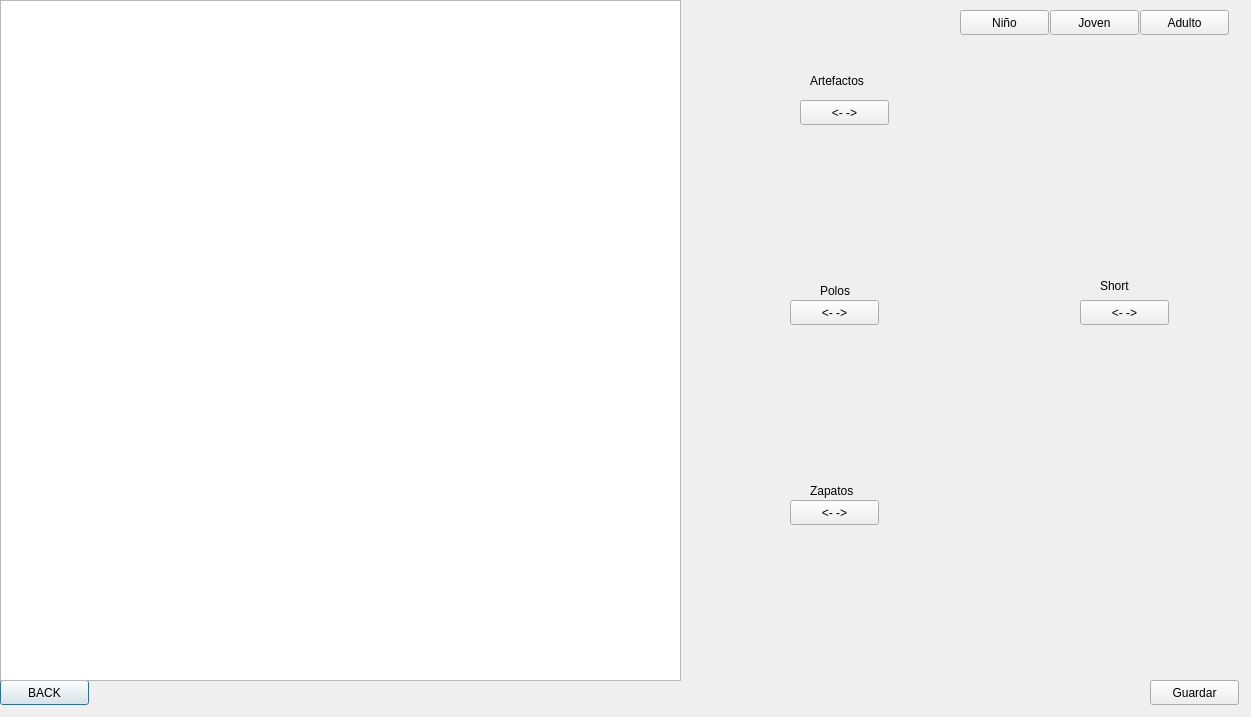
<?xml version="1.0" encoding="UTF-8"?>
<ui version="4.0">
 <class>EscojerMasculino</class>
 <widget class="QDialog" name="EscojerMasculino">
  <property name="geometry">
   <rect>
    <x>0</x>
    <y>0</y>
    <width>1251</width>
    <height>717</height>
   </rect>
  </property>
  <property name="windowTitle">
   <string>Dialog</string>
  </property>
  <widget class="QPushButton" name="pushButton_atrasgenero">
   <property name="geometry">
    <rect>
     <x>0</x>
     <y>680</y>
     <width>89</width>
     <height>25</height>
    </rect>
   </property>
   <property name="text">
    <string>BACK</string>
   </property>
  </widget>
  <widget class="QPushButton" name="pushButton_NextPolos">
   <property name="geometry">
    <rect>
     <x>790</x>
     <y>300</y>
     <width>89</width>
     <height>25</height>
    </rect>
   </property>
   <property name="text">
    <string>&lt;- -&gt;</string>
   </property>
  </widget>
  <widget class="QLabel" name="label_head_5">
   <property name="geometry">
    <rect>
     <x>1050</x>
     <y>530</y>
     <width>141</width>
     <height>141</height>
    </rect>
   </property>
   <property name="text">
    <string/>
   </property>
  </widget>
  <widget class="QPushButton" name="pushButton_adultoshow">
   <property name="geometry">
    <rect>
     <x>1140</x>
     <y>10</y>
     <width>89</width>
     <height>25</height>
    </rect>
   </property>
   <property name="text">
    <string>Adulto</string>
   </property>
  </widget>
  <widget class="QLabel" name="label_LegsShort">
   <property name="geometry">
    <rect>
     <x>1050</x>
     <y>330</y>
     <width>141</width>
     <height>141</height>
    </rect>
   </property>
   <property name="text">
    <string/>
   </property>
  </widget>
  <widget class="QLabel" name="label">
   <property name="geometry">
    <rect>
     <x>810</x>
     <y>70</y>
     <width>81</width>
     <height>21</height>
    </rect>
   </property>
   <property name="text">
    <string>Artefactos</string>
   </property>
  </widget>
  <widget class="QPushButton" name="pushButton_ninhoshow">
   <property name="geometry">
    <rect>
     <x>960</x>
     <y>10</y>
     <width>89</width>
     <height>25</height>
    </rect>
   </property>
   <property name="text">
    <string>Niño</string>
   </property>
  </widget>
  <widget class="QLabel" name="label_3">
   <property name="geometry">
    <rect>
     <x>820</x>
     <y>280</y>
     <width>51</width>
     <height>21</height>
    </rect>
   </property>
   <property name="text">
    <string>Polos</string>
   </property>
  </widget>
  <widget class="QLabel" name="label_BodyVest">
   <property name="geometry">
    <rect>
     <x>1060</x>
     <y>130</y>
     <width>131</width>
     <height>141</height>
    </rect>
   </property>
   <property name="text">
    <string/>
   </property>
  </widget>
  <widget class="QGraphicsView" name="graphics_Avatar">
   <property name="geometry">
    <rect>
     <x>0</x>
     <y>0</y>
     <width>681</width>
     <height>681</height>
    </rect>
   </property>
  </widget>
  <widget class="QLabel" name="label_Body">
   <property name="geometry">
    <rect>
     <x>770</x>
     <y>330</y>
     <width>141</width>
     <height>141</height>
    </rect>
   </property>
   <property name="text">
    <string/>
   </property>
  </widget>
  <widget class="QLabel" name="label_Foots">
   <property name="geometry">
    <rect>
     <x>770</x>
     <y>530</y>
     <width>141</width>
     <height>141</height>
    </rect>
   </property>
   <property name="text">
    <string/>
   </property>
  </widget>
  <widget class="QLabel" name="label_5">
   <property name="geometry">
    <rect>
     <x>810</x>
     <y>480</y>
     <width>71</width>
     <height>21</height>
    </rect>
   </property>
   <property name="text">
    <string>Zapatos</string>
   </property>
  </widget>
  <widget class="QPushButton" name="pushButton_NextFoots">
   <property name="geometry">
    <rect>
     <x>790</x>
     <y>500</y>
     <width>89</width>
     <height>25</height>
    </rect>
   </property>
   <property name="text">
    <string>&lt;- -&gt;</string>
   </property>
  </widget>
  <widget class="QLabel" name="label_4">
   <property name="geometry">
    <rect>
     <x>1100</x>
     <y>270</y>
     <width>41</width>
     <height>31</height>
    </rect>
   </property>
   <property name="text">
    <string>Short</string>
   </property>
  </widget>
  <widget class="QLabel" name="label_head">
   <property name="geometry">
    <rect>
     <x>770</x>
     <y>130</y>
     <width>141</width>
     <height>141</height>
    </rect>
   </property>
   <property name="text">
    <string/>
   </property>
  </widget>
  <widget class="QPushButton" name="pushButton_NextShort">
   <property name="geometry">
    <rect>
     <x>1080</x>
     <y>300</y>
     <width>89</width>
     <height>25</height>
    </rect>
   </property>
   <property name="text">
    <string>&lt;- -&gt;</string>
   </property>
  </widget>
  <widget class="QPushButton" name="pushButton_NextHead">
   <property name="geometry">
    <rect>
     <x>800</x>
     <y>100</y>
     <width>89</width>
     <height>25</height>
    </rect>
   </property>
   <property name="text">
    <string>&lt;- -&gt;</string>
   </property>
  </widget>
  <widget class="QPushButton" name="pushButton_jovenshow">
   <property name="geometry">
    <rect>
     <x>1050</x>
     <y>10</y>
     <width>89</width>
     <height>25</height>
    </rect>
   </property>
   <property name="text">
    <string>Joven</string>
   </property>
  </widget>
  <widget class="QPushButton" name="pushButton_Guardar">
   <property name="geometry">
    <rect>
     <x>1150</x>
     <y>680</y>
     <width>89</width>
     <height>25</height>
    </rect>
   </property>
   <property name="text">
    <string>Guardar</string>
   </property>
  </widget>
 </widget>
 <resources/>
 <connections/>
</ui>
